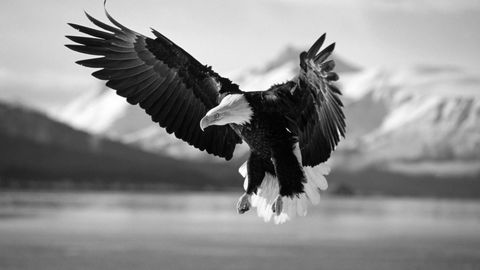
#> input picture Assignments/Assignment_01/eagle_grayscale.jpeg, 480 x 270 px
$ python ques02.py
#> lines starting #> are read from the running program, lines starting #| are printed output that depends on the picture
#> further down, input_image is the input picture: PIL image 480x270 RGB; min 0, max 255, mean 140.1
#| (270, 480, 3)
#| (4, 3, 3, 3)
import numpy as np
from PIL import Image
import matplotlib.pyplot as plt


def convolution_2d(image, filter, pad, step):
    k_size = filter.shape[0]

    width_out = int((image.shape[0] - k_size + 2 * pad) / step + 1)
    height_out = int((image.shape[1] - k_size + 2 * pad) / step + 1)

    output_image = np.zeros((width_out - 2 * pad, height_out - 2 * pad))

    for i in range(image.shape[0] - k_size + 1):
        for j in range(image.shape[1] - k_size + 1):
            patch_from_image = image[i:i+k_size, j:j+k_size]
            output_image[i, j] = np.sum(patch_from_image * filter)

    return output_image


def cnn_layer(image_volume, filter, pad=1, step=1):
#> called with filter = array of shape (4, 3, 3, 3), pad = 1, step = 1
    image = np.zeros((image_volume.shape[0] + 2 * pad, image_volume.shape[1] + 2 * pad, image_volume.shape[2]))

    for p in range(image_volume.shape[2]):
        image[:, :, p] = np.pad(image_volume[:, :, p], (pad, pad), mode='constant', constant_values=0)

    k_size = filter.shape[1]
    depth_out = filter.shape[0]
    width_out = int((image_volume.shape[0] - k_size + 2 * pad) / step + 1)
#> width_out = 270
    height_out = int((image_volume.shape[1] - k_size + 2 * pad) / step + 1)
#> height_out = 480

    feature_maps = np.zeros((width_out, height_out, depth_out))  # has to be tuple with numbers

    n_filters = filter.shape[0]

    for i in range(n_filters):
        convolved_image = np.zeros((width_out, height_out))  # has to be tuple with numbers

        for j in range(image.shape[-1]):
            convolved_image += convolution_2d(image[:, :, j], filter[i, :, :, j], pad, step)
        feature_maps[:, :, i] = convolved_image

    return feature_maps


def image_pixels_255(maps):
    r = np.zeros(maps.shape)
    for c in range(r.shape[2]):
        for i in range(r.shape[0]):
            for j in range(r.shape[1]):
                if maps[i, j, c] <= 255:
                    r[i, j, c] = maps[i, j, c]
                else:
                    r[i, j, c] = 255
#| (270, 480, 4)
    return r


def relu_layer(maps):
    r = np.zeros_like(maps)
    result = np.where(maps > r, maps, r)
#| (270, 480, 4)
    return result


def pooling_layer(maps, size=2, step=2):
#> called with size = 2, step = 2
    width_out = int((maps.shape[0] - size) / step + 1)
#> width_out = 135
    height_out = int((maps.shape[1] - size) / step + 1)
#> height_out = 240

    pooling_image = np.zeros((width_out, height_out, maps.shape[2]))

    for c in range(maps.shape[2]):
        ii = 0
        for i in range(0, maps.shape[0] - size + 1, step):
            jj = 0
            for j in range(0, maps.shape[1] - size + 1, step):
                patch_from_image = maps[i:i+size, j:j+size, c]
                pooling_image[ii, jj, c] = np.max(patch_from_image)
                jj += 1
            ii += 1

    return pooling_image


input_image = Image.open("eagle_grayscale.jpeg")
image_np = np.array(input_image)
print(image_np.shape)
# print(np.array_equal(image_np[:, :, 0], image_np[:, :, 1]))
# print(np.array_equal(image_np[:, :, 1], image_np[:, :, 2]))

filter_1 = np.random.random_integers(low=-1, high=1, size=(4, 3, 3, image_np.shape[-1]))
print(filter_1.shape)
filter_1 = np.zeros((4, 3, 3, 3))

filter_1[0, :, :, 0] = np.array([[-1, 0, 1], [-1, 0, 1], [-1, 0, 1]])
filter_1[0, :, :, 1] = np.array([[-1, 0, 1], [-1, 0, 1], [-1, 0, 1]])
filter_1[0, :, :, 2] = np.array([[-1, 0, 1], [-1, 0, 1], [-1, 0, 1]])

filter_1[1, :, :, 0] = np.array([[1, 1, 1], [0, 0, 0], [-1, -1, -1]])
filter_1[1, :, :, 1] = np.array([[1, 1, 1], [0, 0, 0], [-1, -1, -1]])
filter_1[1, :, :, 2] = np.array([[1, 1, 1], [0, 0, 0], [-1, -1, -1]])

filter_1[2, :, :, 0] = np.array([[1, -1, 0], [-1, 0, 1], [-1, 0, 1]])
filter_1[2, :, :, 1] = np.array([[1, -1, 0], [-1, 0, 1], [-1, 0, 1]])
filter_1[2, :, :, 2] = np.array([[1, -1, 0], [-1, 0, 1], [-1, 0, 1]])

filter_1[3, :, :, 0] = np.array([[0, -1, 1], [1, 0, -1], [-1, 1, 0]])
filter_1[3, :, :, 1] = np.array([[0, -1, 1], [1, 0, -1], [-1, 1, 0]])
filter_1[3, :, :, 2] = np.array([[0, -1, 1], [1, 0, -1], [-1, 1, 0]])
print(filter_1.shape)

cnn_1 = cnn_layer(image_np, filter_1, pad=1, step=1)
cnn_1 = image_pixels_255(cnn_1)
print(cnn_1.shape)

relu_1 = relu_layer(cnn_1)
print(relu_1.shape)

pooling_1 = pooling_layer(relu_1, size=2, step=2)
print(pooling_1.shape)
#| (135, 240, 4)


filter_2 = np.random.random_integers(low=-1, high=1, size=(4, 3, 3, cnn_1.shape[-1]))
print(filter_2.shape)
#| (4, 3, 3, 4)

cnn_2 = cnn_layer(pooling_1, filter_2, pad=1, step=1)
cnn_2 = image_pixels_255(cnn_2)
#> after the loop in image_pixels_255 (call 2), `for c in range(r.shape[2]):`:
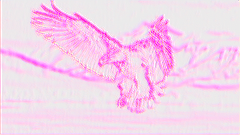
#> r: shape (135, 240, 4) float64; mean R, G, B, A 132.4, -285.1, 22.9, 32.8; transparent parts drawn white
print(cnn_2.shape)
#| (135, 240, 4)

relu_2 = relu_layer(cnn_2)
print(relu_2.shape)
#| (135, 240, 4)

pooling_2 = pooling_layer(relu_2, size=2, step=2)
#> call 2 of pooling_layer, with size = 2, step = 2
#> after the loop in pooling_layer (call 2), `for c in range(maps.shape[2]):`:
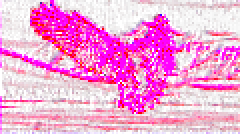
#> pooling_image: shape (67, 120, 4) float64 (shown 2 times larger); mean R, G, B, A 159, 4.5, 93.7, 95.6; transparent parts drawn white
print(pooling_2.shape)
#| (67, 120, 4)


filter_3 = np.random.random_integers(low=-1, high=1, size=(4, 3, 3, cnn_2.shape[-1]))
print(filter_3.shape)
#| (4, 3, 3, 4)

cnn_3 = cnn_layer(pooling_2, filter_3, pad=1, step=1)
#> call 3 of cnn_layer, with filter = array of shape (4, 3, 3, 4), pad = 1, step = 1
#> after the loop in cnn_layer (call 3), `for p in range(image_volume.shape[2]):`:
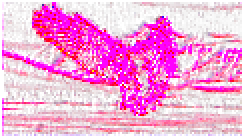
#> image: shape (69, 122, 4) float64 (shown 2 times larger); mean R, G, B, A 151.9, 4.3, 89.5, 91.3; transparent parts drawn white
#> after the loop in cnn_layer (call 3), `for i in range(n_filters):`:
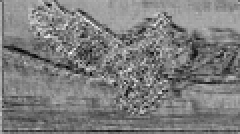
#> convolved_image: shape (67, 120) float64 (shown 2 times larger); min -1296, max 639, mean -344.2; drawn with min black and max white
#> after the loop in cnn_layer (call 3), `for i in range(n_filters):`:
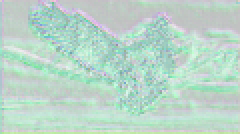
#> feature_maps: shape (67, 120, 4) float64 (shown 2 times larger); mean R, G, B, A -485.2, 234.5, -89.1, -344.2; transparent parts drawn white
cnn_3 = image_pixels_255(cnn_3)
#> after the loop in image_pixels_255 (call 3), `for c in range(r.shape[2]):`:
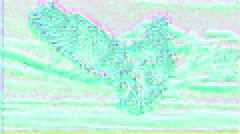
#> r: shape (67, 120, 4) float64 (shown 2 times larger); mean R, G, B, A -486.1, 128.7, -100.4, -344.6; transparent parts drawn white
print(cnn_3.shape)
#| (67, 120, 4)

relu_3 = relu_layer(cnn_3)
print(relu_3.shape)
#| (67, 120, 4)

pooling_3 = pooling_layer(relu_3, size=2, step=2)
print(pooling_3.shape)
#| (33, 60, 4)


n_rows = cnn_1.shape[-1]
#> n_rows = 4
figure_1, ax = plt.subplots(nrows=n_rows, ncols=9, edgecolor='Black')

ax[0, 0].imshow(cnn_1[:, :, 0], cmap=plt.get_cmap('gray'))
ax[0, 0].set_axis_off()
ax[0, 0].set_title('CNN #1')
for i in range(1, n_rows):
    ax[i, 0].imshow(cnn_1[:, :, i], cmap=plt.get_cmap('gray'))
    ax[i, 0].set_axis_off()

ax[0, 1].imshow(relu_1[:, :, 0], cmap=plt.get_cmap('gray'))
ax[0, 1].set_axis_off()
ax[0, 1].set_title('ReLU #1')
for i in range(1, n_rows):
    ax[i, 1].imshow(relu_1[:, :, i], cmap=plt.get_cmap('gray'))
    ax[i, 1].set_axis_off()

ax[0, 2].imshow(pooling_1[:, :, 0], cmap=plt.get_cmap('gray'))
ax[0, 2].set_axis_off()
ax[0, 2].set_title('Pooling #1')
for i in range(1, n_rows):
    ax[i, 2].imshow(pooling_1[:, :, i], cmap=plt.get_cmap('gray'))
    ax[i, 2].set_axis_off()

ax[0, 3].imshow(cnn_2[:, :, 0], cmap=plt.get_cmap('gray'))
ax[0, 3].set_axis_off()
ax[0, 3].set_title('CNN #2')
for i in range(1, n_rows):
    ax[i, 3].imshow(cnn_2[:, :, i], cmap=plt.get_cmap('gray'))
    ax[i, 3].set_axis_off()

ax[0, 4].imshow(relu_2[:, :, 0], cmap=plt.get_cmap('gray'))
ax[0, 4].set_axis_off()
ax[0, 4].set_title('ReLU #2')
for i in range(1, n_rows):
    ax[i, 4].imshow(relu_2[:, :, i], cmap=plt.get_cmap('gray'))
    ax[i, 4].set_axis_off()

ax[0, 5].imshow(pooling_2[:, :, 0], cmap=plt.get_cmap('gray'))
ax[0, 5].set_axis_off()
ax[0, 5].set_title('Pooling #2')
for i in range(1, n_rows):
    ax[i, 5].imshow(pooling_2[:, :, i], cmap=plt.get_cmap('gray'))
    ax[i, 5].set_axis_off()

ax[0, 6].imshow(cnn_3[:, :, 0], cmap=plt.get_cmap('gray'))
ax[0, 6].set_axis_off()
ax[0, 6].set_title('CNN #3')
for i in range(1, n_rows):
    ax[i, 6].imshow(cnn_3[:, :, i], cmap=plt.get_cmap('gray'))
    ax[i, 6].set_axis_off()

ax[0, 7].imshow(relu_3[:, :, 0], cmap=plt.get_cmap('gray'))
ax[0, 7].set_axis_off()
ax[0, 7].set_title('ReLU #3')
for i in range(1, n_rows):
    ax[i, 7].imshow(relu_3[:, :, i], cmap=plt.get_cmap('gray'))
    ax[i, 7].set_axis_off()

ax[0, 8].imshow(pooling_3[:, :, 0], cmap=plt.get_cmap('gray'))
ax[0, 8].set_axis_off()
ax[0, 8].set_title('Pooling #3')
for i in range(1, n_rows):
    ax[i, 8].imshow(pooling_3[:, :, i], cmap=plt.get_cmap('gray'))
    ax[i, 8].set_axis_off()

figure_1.canvas.set_window_title('CNN --> ReLU --> Pooling')
plt.show()
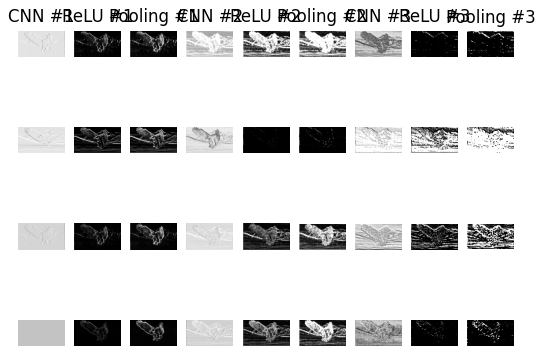
#> figure drawn by matplotlib, 36 panels
